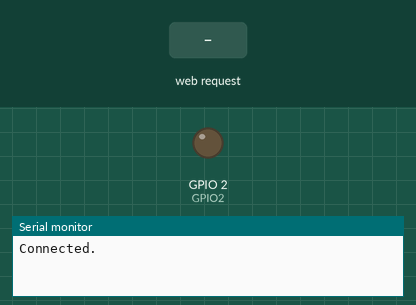
Simulated run of this sketch. Board: ESP8266 (NodeMCU). Parts: output pins drawn as LEDs (lit = HIGH), the last lines printed to the serial monitor. Inputs (shaded band) come from the test bench. WiFi joins after 1.5 s; servers stay silent unless stated.

Above: at 2.7 s.
2.8 s: HTTP request GET /?status=1 received
At 3.4 s:
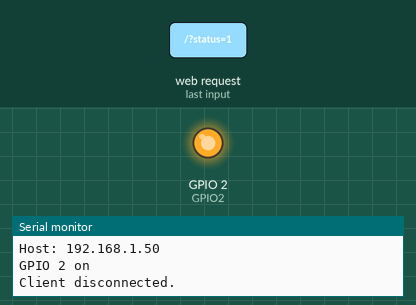
4.3 s: HTTP request GET /?status=0 received
At 5.7 s:
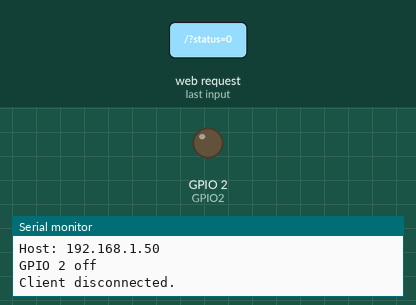
Timing chart, 0 to 7.3 s (numbered marks = the images above; inputs shaded):
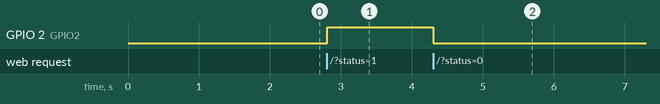

Measured:
- after the input at 2.8 s, GPIO 2 (GPIO2): LOW → HIGH at once
- after the input at 4.3 s, GPIO 2 (GPIO2): HIGH → LOW at once

The sketch:

wifiEspControl.ino
```cpp
#include <ESP8266WiFi.h>          //https://github.com/esp8266/Arduino

//needed for library
#include <DNSServer.h>
#include <ESP8266WebServer.h>
#include <WiFiManager.h>         //https://github.com/tzapu/WiFiManager

#define GPIO2 2

#define GPIO2_PIN 5

// start web server on port 80
WiFiServer server(80);

// http request
String request;

String outputGpio2State = "off";

void setup() {
  Serial.begin(115200);

  // set output mode on GPIO2
  pinMode(GPIO2, OUTPUT);

  // WiFiManager
  // Local intialization. Once its business is done, there is no need to keep it around
  WiFiManager wifiManager;

  // fetches ssid and pass from eeprom and tries to connect
  // if it does not connect it starts an access point with the specified name
  // here  "AutoConnectAP"
  // and goes into a blocking loop awaiting configuration
  wifiManager.autoConnect("AutoConnectAP");
  // or use this for auto generated name ESP + ChipID

  // if you get here you have connected to the WiFi
  Serial.println("Connected.");

  server.begin();
}

void loop(){
  WiFiClient client = server.available();   // Listen for incoming clients

  if (client) {                             // If a new client connects,
    Serial.println("New Client.");          // print a message out in the serial port
    String currentLine = "";                // make a String to hold incoming data from the client
    while (client.connected()) {            // loop while the client's connected
      if (client.available()) {             // if there's bytes to read from the client,
        char c = client.read();             // read a byte, then
        Serial.write(c);                    // print it out the serial monitor
        request += c;
        if (c == '\n') {                    // if the byte is a newline character
          // if the current line is blank, you got two newline characters in a row.
          // that's the end of the client HTTP request, so send a response:
          if (currentLine.length() == 0) {
            // HTTP headers always start with a response code (e.g. HTTP/1.1 200 OK)
            // and a content-type so the client knows what's coming, then a blank line:
            client.println("HTTP/1.1 200 OK");
            client.println("Content-type:text/html");
            client.println("Connection: close");
            client.println();
            Serial.println(request);

            // turns the GPIOs on and off
            if (request.indexOf("GET /?status=1") >= 0) {
              Serial.println("GPIO 2 on");
              outputGpio2State = "on";
              digitalWrite(GPIO2, HIGH);
            } else if (request.indexOf("GET /?status=0") >= 0) {
              Serial.println("GPIO 2 off");
              outputGpio2State = "off";
              digitalWrite(GPIO2, LOW);
            }

            // Display the HTML web page
            client.println("<!DOCTYPE html><html>");
            client.println("<head><meta name=\"viewport\" content=\"width=device-width, initial-scale=1\">");
            client.println("<link rel=\"icon\" href=\"data:,\">");
            // CSS to style the on/off buttons
            // Feel free to change the background-color and font-size attributes to fit your preferences
            client.println("<style>html { font-family: Helvetica; display: inline-block; margin: 0px auto; text-align: center;}");
            client.println(".button { background-color: #195B6A; border: none; color: white; padding: 16px 40px;");
            client.println("text-decoration: none; font-size: 30px; margin: 2px; cursor: pointer;}");
            client.println(".button2 {background-color: #77878A;}</style></head>");

            // Web Page Heading
            client.println("<body><h1>ESP8266 Web Server</h1>");

            // Display current state, and ON/OFF buttons for GPIO 5
            client.println("<p>GPIO 2 - State " + outputGpio2State + "</p>");

            client.println("</body></html>");

            // The HTTP response ends with another blank line
            client.println();
            // Break out of the while loop
            break;
          } else { // if you got a newline, then clear currentLine
            currentLine = "";
          }
        } else if (c != '\r') {  // if you got anything else but a carriage return character,
          currentLine += c;      // add it to the end of the currentLine
        }
      }
    }

    // clear the request
    request = "";

    // stop client
    client.stop();
    Serial.println("Client disconnected.");
    Serial.println("");
  }
}
```
